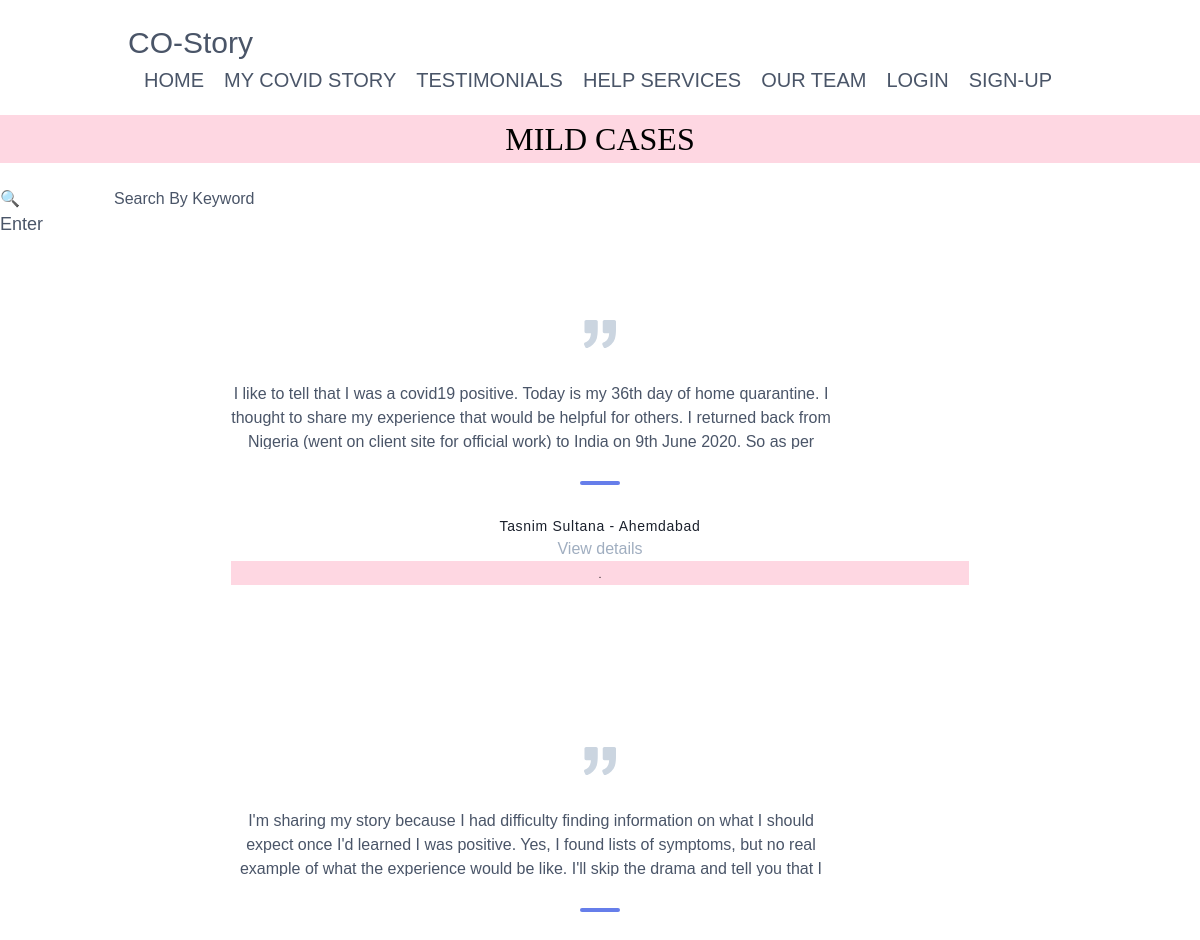
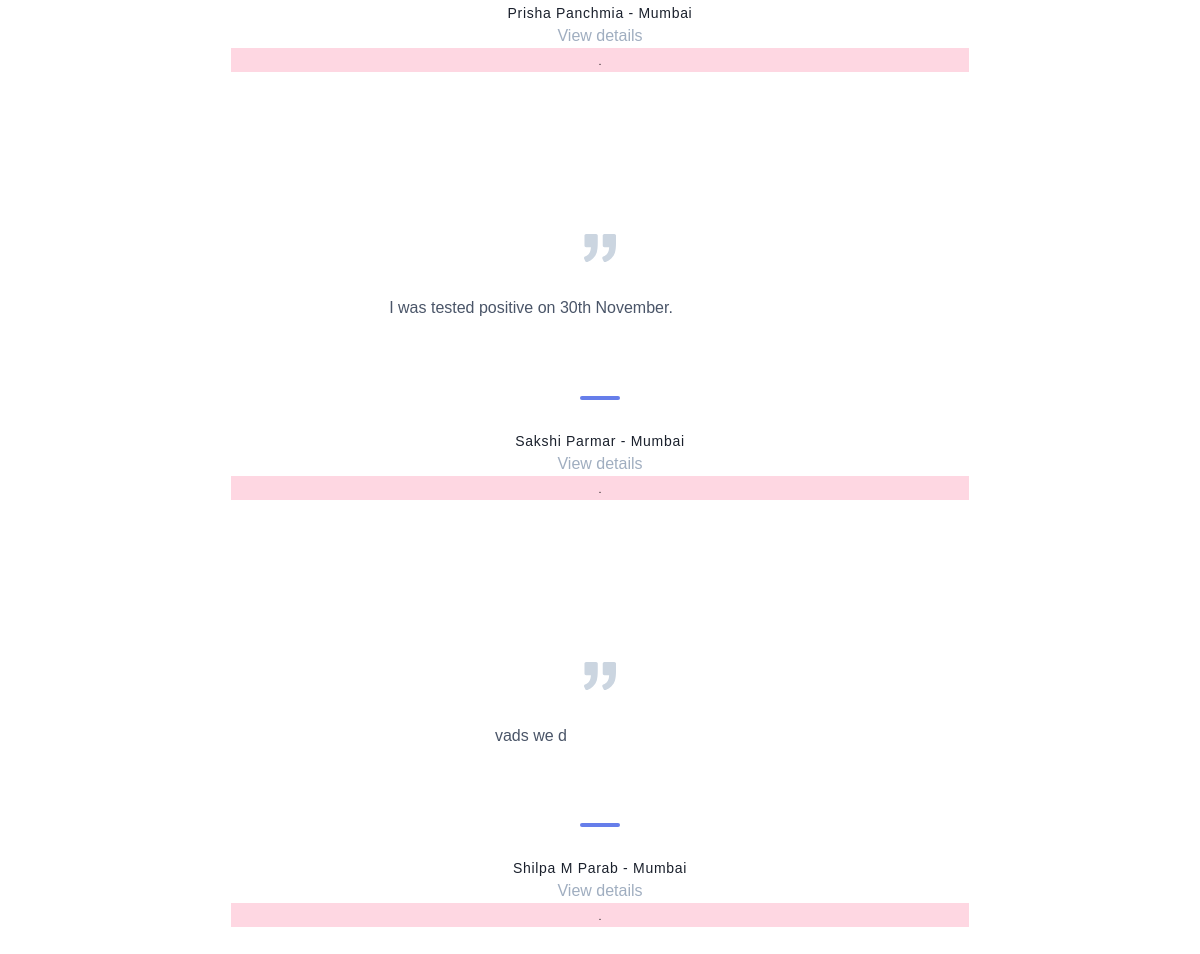
The page /Mild/ on the database its author committed (2 pictures, top to bottom).
### page/models.py (models this page shows, shortened)
class Article(models.Model):
	user = models.ForeignKey(User,
		on_delete=models.CASCADE,blank=True,null=True)
	name = models.CharField(max_length=25,default="",null=False,blank=False)
	email = models.EmailField(default="",null=False,blank=False)
	state =	models.CharField(max_length=20,default="",null=False,blank=False)
	city =	models.CharField(max_length=20,default="",null=False,blank=False)
	type_of_case =	models.CharField(max_length=20, default="")
	age_group =		models.CharField(max_length=20, default="")
	description =	models.TextField(default="",null=False,blank=False)
	verified = models.BooleanField(default=False)
	file = models.FileField(upload_to ='uploads/')
	def get_absolute_url(self):
		return reverse("page:page-detail",kwargs={"id":self.id})

### page/views.py (the view)
# urls.py: path("Mild/",ArticleListViewMild,name="page-Mild"),
def ArticleListViewMild(request):
	qs = Article.objects.filter(type_of_case__icontains='Mild')
	qs = qs.filter(verified=True)
	template_name='Mild.html'
	keyword_search = request.GET.get("search_keyword")
	if keyword_search != '' and keyword_search is not None:
		qs=qs.filter(name__icontains=keyword_search) | qs.filter(city__icontains=keyword_search )|qs.filter(state__icontains=keyword_search)|qs.filter(description__icontains=keyword_search)
	context = {
	"qs" : qs
	}
	return render(request,template_name,context )

### templates/Mild.html (shortened to what this page needs)
       {% extends 'index.html' %}
       {% block content %}
       <header>
    <section class="text-gray-700 body-font bg-pink-200">
        <h1><center><font face ="DIN Next Light" size = "6" color="black">MILD CASES</font></center></h1>
    </section>
</header>
<body>
<br>
<div class="self-end">
  <form method="GET" class="text-gray-700 body-font" class="form-inline my-2 my-lg-0">{% csrf_token %}
  <input type="search" name="search_keyword" label="Search By Keyword" font face ="DIN Next Light" size = "10" color="black" class="form-control mr-sm-2" type="search" placeholder="&#128269;">Search By Keyword</input>
 <br>
 <button style="width:160;height:24; background-color:"white" type="submit" type="button" class="btn btn-outline-danger" ><font size = "4">Enter</font></button>
</form>
</div>
  {%for i in qs%}
  <section class="text-gray-700 body-font">
  <div class="container px-5 py-20 mx-auto">
    <div class="xl:w-1/2 lg:w-3/4 w-full mx-auto text-center">
      <p  style="width: 600px;
  overflow: hidden;height: 4.2em;
  text-overflow: -o-ellipsis-lastline;">{{i.description}}</p>
      <span class="inline-block h-1 w-10 rounded bg-indigo-500 mt-8 mb-6"></span>
      <h2 class="text-gray-900 font-medium title-font tracking-wider text-sm">{{i.name}} - {{i.city}}</h2>
     <a href='{{i.get_absolute_url}}'><p class="text-gray-500">View details</p></a>
	 <section class="text-gray-700 body-font bg-pink-200">
        <h1><center><font face ="DIN Next Light" size = "1" color="black">.</font></center></h1>
    </section>
    </div>
  </div>
</section>
</body>
{% endfor %}
{% endblock %}

### templates/index.html (shortened to what this page needs)
    <!DOCTYPE html>
    <html lang="en">
    <head>
        <link href="https://unpkg.com/tailwindcss@^1.0/dist/tailwind.min.css" rel="stylesheet">
        <link href='style.css' rel='stylesheet'>
    </head>
    <body>
        <header class="text-gray-700 body-font">
             <div class="container mx-auto flex flex-wrap p-5 flex-col md:flex-row items-center" >
               <a href="./index.html" class="flex title-font font-medium items-center text-gray-900 mb-4 md:mb-0">
                 <div style="font-family:'Lucida Sans', 'Lucida Sans Regular', 'Lucida Grande', 'Lucida Sans Unicode', Geneva, Verdana, sans-serif">
                <span><a href="{% url 'page:page-home' %}" class="ml-5 text-3xl">CO-Story </a></span>
              </div>
              </a>
              <nav class="md:ml-auto md:mr-5 flex flex-wrap items-center text-base fixed-center text-xl">
           <a href="{% url 'page:page-home' %}" class="mr-5 hover:text-gray-900">HOME</a>
           <a href="{% url 'page:page-create' %}" class="mr-5 hover:text-gray-900">MY COVID STORY</a>
           <a href="{% url 'page:page-alltestimonials' %}" class="mr-5 hover:text-gray-900">TESTIMONIALS</a>
           <a href="{% url 'page:page-list_help' %}" class="mr-5 hover:text-gray-900">HELP SERVICES</a>
           <a href="{% url 'page:page-ourteam' %}" class="mr-5 hover:text-gray-900">OUR TEAM</a>
           {% if request.user.is_authenticated %}
           <a href="{% url 'page:page-profile' user.id %}"class="mr-5 hover:text-gray-900">Hi {{user.username}}</a>
           <a href="{% url 'account_logout' %}" class="mr-5 hover:text-gray-900">LOGOUT</a>
           {% else %}
           <a href="{% url 'account_login' %}" class="mr-5 hover:text-gray-900">LOGIN</a>
           <a href="{% url 'account_signup'%}" class="mr-5 hover:text-gray-900">SIGN-UP</a>
           {% endif %}
         </nav>
            </div>
          </header>
          {% block content %}{% endblock %}
    </html>

### static/css/style.css (style rules this page uses)
html, body, .view { height: 100%; }

### templates/index.html (style rules this page uses)
body { background-color:rgb(254,215,226) ; background-size: cover; background-repeat: repeat; background-attachment: scroll; font-family: Arial; color: white; }

### templates/Mild.html (style rules this page uses)
body { background: url("https://wallpaperaccess.com/full/1668903.jpg" ) no-repeat; background-size: cover; font-family: Arial; color: white; }

### rows shown on the page
Article: description "I like to tell that I was a covid19 positive. Today is my 36th day of home quarantine. I thought to share my experience that would be helpful for others. I returned back from Nigeria (went on client site for official work) to India on 9th June 2020. So as per…", name "Tasnim Sultana", city "Ahemdabad"
Article: description "I'm sharing my story because I had difficulty finding information on what I should expect once I'd learned I was positive. Yes, I found lists of symptoms, but no real example of what the experience would be like. I'll skip the drama and tell you that I…", name "Prisha Panchmia", city "Mumbai"
Article: description "I was tested positive on 30th November.", name "Sakshi Parmar", city "Mumbai"
Article: description "vads we d", name "Shilpa M Parab", city "Mumbai"
